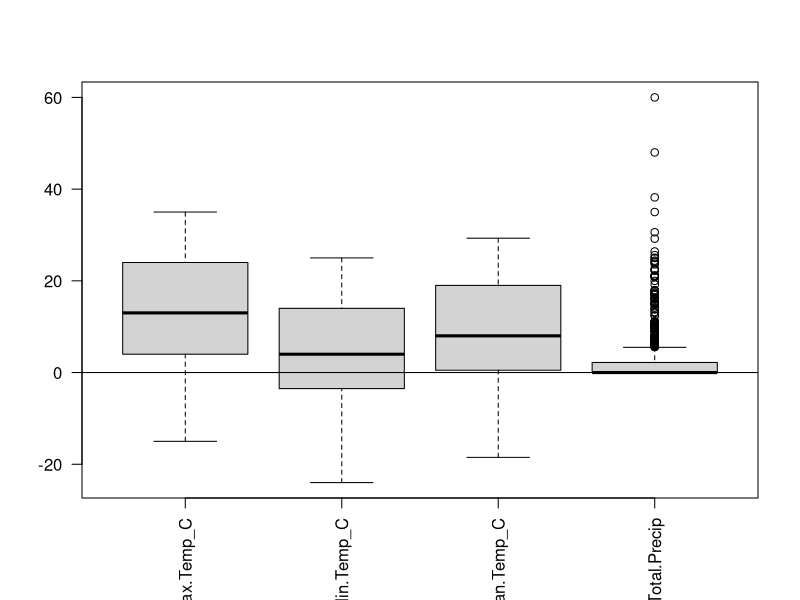

The R source for this figure: (Note: this script raises an error after producing the figure.)
## ---- chunk 1
library(ggplot2)
library(dplyr)
library(tidyr)
library(here)
library(magrittr)
library(tidyverse)
## ---- chunk 2
options(stringsAsFactors = FALSE)
## ---- chunk 3
weather <-
  read.csv(here::here("./Meteorology/DailyData_OakvilleTwn_2018_2019.csv"),
           header=T,
           na.strings=c("","NA"))
## ---- chunk 4
weather %<>%
  dplyr::rename(.,
                "Lat" = 1,
                "Long" = 2,
                "Max.Temp_C" = 10,
                "Min.Temp_C" = 12,
                "Mean.Temp_C" = 14,
                "Total.Precip" = 24) %>%
  dplyr::select(c(1:3, 5:8, 10, 12, 14, 24 ))
## ---- chunk 5
boxplot(weather[,8:11], las=2)
lines(c(0,15), c(0,0))
## ---- chunk 6
sum(is.na(weather$Max.Temp_C)) # 1 day: 6/18/2018
sum(is.na(weather$Min.Temp_C)) # 1 day: 6/18/2018
sum(is.na(weather$Mean.Temp_C)) # 2 days: 6/18/2018 & 6/19/2018
sum(is.na(weather$Total.Precip)) # 1 day: 6/18/2018

# Since there's only 2 days without full data, remove those days from dataset
weather %<>%
  filter(is.na(weather$Mean.Temp_C) == F)

## ---- chunk 7
monthly_data <- weather %>% 
  group_by(Year, Month) %>% # group by the month column
  summarise(n=n(), 
            total_precip=sum(Total.Precip), 
            mean_temp=mean(Mean.Temp_C),
            mean_max_temp = mean(Max.Temp_C),
            mean_min_temp = mean(Min.Temp_C)) %T>%
  print(head())

monthly_data$Year <- as.factor(monthly_data$Year)

# Missing full days:
# - 2 days in June 2018
# - This will affect total precipitation data more than other data where means are used
## ---- chunk 8

weather %<>%
  mutate(Quarter = case_when(Year == 2018 & Month < 4 ~ 1, 
                             Year == 2018 & Month < 7 ~ 2,
                             Year == 2018 & Month < 10 ~ 3,
                             Year == 2018 & Month < 13 ~ 4,
                             Year == 2019 & Month < 4 ~ 5, 
                             Year == 2019 & Month < 7 ~ 6,
                             Year == 2019 & Month < 10 ~ 7,
                             Year == 2019 & Month < 13 ~ 8) )

quarterly_data <- weather %>% 
  group_by(Quarter) %>% # group by the quarter column
  summarise(n=n(), 
            year = first(Year),
            total_precip=sum(Total.Precip), 
            mean_temp=mean(Mean.Temp_C),
            mean_max_temp = mean(Max.Temp_C),
            mean_min_temp = mean(Min.Temp_C)) %T>%
  print(head())
## ---- chunk 9
# line graph
monthly_data %>%
  ggplot(aes(x = Month,
             y = total_precip,
             color = Year,
             linetype = Year)) +
    geom_line(size = 1)  +
  ylab("Total precipitation (mm)") +
  scale_x_discrete(name ="Month", 
                    limits=c("Jan", "Feb", "Mar", "Apr", "May", "Jun", "Jul", "Aug", "Sept", "Oct", "Nov", "Dec")) +
  ylim(0, 200) +
  scale_color_grey(start = 0.4, end = 0.6)+
  theme_bw()

# export
ggsave(here::here("./Figures_Tables/Meteorology/Monthly_precip_linegraph.png"),
         width = 18, height = 8, units = "cm")



# bar graph
monthly_data %>%
  ggplot(aes(x = Month,
             y = total_precip,
             fill = Year)) +
    geom_bar(position="dodge", stat = "identity")  +
  ylab("Total precipitation (mm)") +
  scale_x_discrete(name ="Month", 
                    limits=c("Jan", "Feb", "Mar", "Apr", "May", "Jun", "Jul", "Aug", "Sept", "Oct", "Nov", "Dec")) +
  ylim(0, 200) +
  scale_fill_grey(start = 0.4, end = 0.6)+
  theme_bw()

# export
ggsave(here::here("./Figures_Tables/Meteorology/Monthly_precip_bargraph.png"),
         width = 18, height = 8, units = "cm")
## ---- chunk 10

# line graph
monthly_data %>%
  ggplot(aes(x = Month,
             y = mean_temp,
             color = Year,
             linetype = Year)) +
    geom_line(size = 1)  +
  ylab("Mean temperature (C)") +
  scale_x_discrete(name ="Month", 
                    limits=c("Jan", "Feb", "Mar", "Apr", "May", "Jun", "Jul", "Aug", "Sept", "Oct", "Nov", "Dec")) +
  ylim(-10, 30) +
  scale_color_grey(start = 0.4, end = 0.6)+
  theme_bw()

# export
ggsave(here::here("./Figures_Tables/Meteorology/Monthly_temp_linegraph.png"),
         width = 18, height = 8, units = "cm")


# bar graph
monthly_data %>%
  ggplot(aes(x = Month,
             y = mean_temp,
             fill = Year)) +
    geom_bar(position="dodge", stat = "identity")  +
  ylab("Mean temperature (C)") +
  scale_x_discrete(name ="Month", 
                    limits=c("Jan", "Feb", "Mar", "Apr", "May", "Jun", "Jul", "Aug", "Sept", "Oct", "Nov", "Dec")) +
  ylim(-10, 30) +
  scale_fill_grey(start = 0.4, end = 0.6)+
  theme_bw()

# export
ggsave(here::here("./Figures_Tables/Meteorology/Monthly_temp_bargraph.png"),
         width = 18, height = 8, units = "cm")
## ---- chunk 11
write.csv(monthly_data, here::here("./Figures_Tables/Meteorology/Monthly_data.csv"), row.names=TRUE)

write.csv(quarterly_data, here::here("./Figures_Tables/Meteorology/Quarterly_data.csv"), row.names=TRUE)
